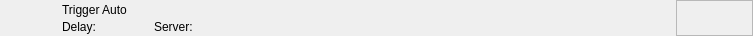
<?xml version="1.0" encoding="UTF-8"?>
<ui version="4.0">
 <class>RundownAutoWidget</class>
 <widget class="QWidget" name="RundownAutoWidget">
  <property name="geometry">
   <rect>
    <x>0</x>
    <y>0</y>
    <width>753</width>
    <height>36</height>
   </rect>
  </property>
  <layout class="QHBoxLayout" name="horizontalLayout">
   <property name="spacing">
    <number>0</number>
   </property>
   <property name="margin">
    <number>0</number>
   </property>
   <item>
    <widget class="QFrame" name="frameItem">
     <property name="sizePolicy">
      <sizepolicy hsizetype="Preferred" vsizetype="Fixed">
       <horstretch>0</horstretch>
       <verstretch>0</verstretch>
      </sizepolicy>
     </property>
     <property name="minimumSize">
      <size>
       <width>0</width>
       <height>36</height>
      </size>
     </property>
     <widget class="QLabel" name="labelIcon">
      <property name="geometry">
       <rect>
        <x>22</x>
        <y>2</y>
        <width>32</width>
        <height>32</height>
       </rect>
      </property>
      <property name="text">
       <string/>
      </property>
      <property name="pixmap">
       <pixmap resource="../../Widgets.qrc">:/Graphics/Images/Mixer.png</pixmap>
      </property>
      <property name="scaledContents">
       <bool>true</bool>
      </property>
     </widget>
     <widget class="QLabel" name="labelLabel">
      <property name="geometry">
       <rect>
        <x>62</x>
        <y>2</y>
        <width>561</width>
        <height>16</height>
       </rect>
      </property>
      <property name="text">
       <string>Trigger Auto</string>
      </property>
     </widget>
     <widget class="QLabel" name="labelColor">
      <property name="geometry">
       <rect>
        <x>0</x>
        <y>0</y>
        <width>18</width>
        <height>36</height>
       </rect>
      </property>
      <property name="text">
       <string/>
      </property>
     </widget>
     <widget class="QLabel" name="labelGroupColor">
      <property name="geometry">
       <rect>
        <x>0</x>
        <y>0</y>
        <width>6</width>
        <height>36</height>
       </rect>
      </property>
      <property name="text">
       <string/>
      </property>
     </widget>
     <widget class="QLabel" name="labelDevice">
      <property name="geometry">
       <rect>
        <x>154</x>
        <y>19</y>
        <width>260</width>
        <height>16</height>
       </rect>
      </property>
      <property name="text">
       <string>Server:</string>
      </property>
     </widget>
     <widget class="QLabel" name="labelDelay">
      <property name="geometry">
       <rect>
        <x>62</x>
        <y>19</y>
        <width>83</width>
        <height>16</height>
       </rect>
      </property>
      <property name="text">
       <string>Delay:</string>
      </property>
     </widget>
    </widget>
   </item>
   <item>
    <widget class="QFrame" name="frameStatus">
     <property name="minimumSize">
      <size>
       <width>77</width>
       <height>0</height>
      </size>
     </property>
     <property name="maximumSize">
      <size>
       <width>77</width>
       <height>16777215</height>
      </size>
     </property>
     <property name="frameShape">
      <enum>QFrame::StyledPanel</enum>
     </property>
     <property name="frameShadow">
      <enum>QFrame::Raised</enum>
     </property>
     <widget class="QLabel" name="labelGpiConnected">
      <property name="geometry">
       <rect>
        <x>1</x>
        <y>2</y>
        <width>32</width>
        <height>32</height>
       </rect>
      </property>
      <property name="minimumSize">
       <size>
        <width>32</width>
        <height>32</height>
       </size>
      </property>
      <property name="maximumSize">
       <size>
        <width>32</width>
        <height>32</height>
       </size>
      </property>
      <property name="lineWidth">
       <number>0</number>
      </property>
      <property name="text">
       <string/>
      </property>
      <property name="pixmap">
       <pixmap resource="../../Widgets.qrc">:/Graphics/Images/GpiConnected.png</pixmap>
      </property>
      <property name="scaledContents">
       <bool>true</bool>
      </property>
     </widget>
     <widget class="QLabel" name="labelDisconnected">
      <property name="geometry">
       <rect>
        <x>32</x>
        <y>2</y>
        <width>32</width>
        <height>32</height>
       </rect>
      </property>
      <property name="minimumSize">
       <size>
        <width>32</width>
        <height>32</height>
       </size>
      </property>
      <property name="maximumSize">
       <size>
        <width>32</width>
        <height>32</height>
       </size>
      </property>
      <property name="text">
       <string/>
      </property>
      <property name="pixmap">
       <pixmap resource="../../Widgets.qrc">:/Graphics/Images/Disconnected.png</pixmap>
      </property>
      <property name="scaledContents">
       <bool>true</bool>
      </property>
     </widget>
     <widget class="QLabel" name="labelActiveColor">
      <property name="geometry">
       <rect>
        <x>69</x>
        <y>0</y>
        <width>8</width>
        <height>36</height>
       </rect>
      </property>
      <property name="minimumSize">
       <size>
        <width>8</width>
        <height>36</height>
       </size>
      </property>
      <property name="maximumSize">
       <size>
        <width>8</width>
        <height>36</height>
       </size>
      </property>
      <property name="text">
       <string/>
      </property>
     </widget>
    </widget>
   </item>
  </layout>
 </widget>
 <resources>
  <include location="../../Widgets.qrc"/>
 </resources>
 <connections/>
 <slots>
  <slot>addToCombo()</slot>
 </slots>
</ui>
